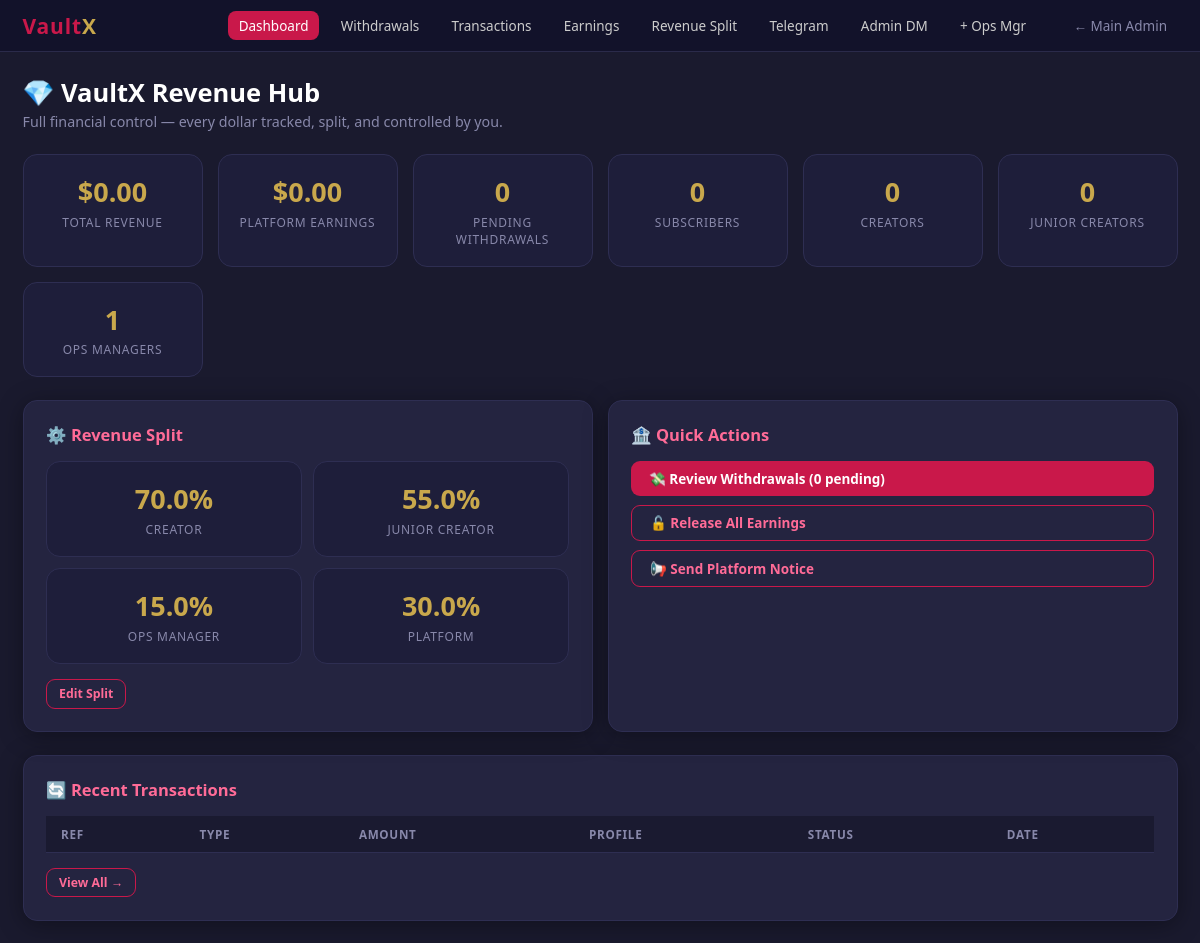
The app's page /admin/vaultx (signed in) with its own data.
### models/wallet.py (models this page shows)
class RevenueSplit(db.Model):
    __tablename__ = 'revenue_splits'
    id              = db.Column(db.Integer, primary_key=True)
    creator_pct     = db.Column(db.Float, default=70.0)   # sole verified creator share (hard cap 70)
    manager_pct     = db.Column(db.Float, default=55.0)   # creator-manager share of a manager-run account
    ops_manager_pct = db.Column(db.Float, default=15.0)   # ops manager override cut on manager-run accounts
    platform_pct    = db.Column(db.Float, default=30.0)   # platform share on sole-creator sales (informational)
    updated_at      = db.Column(db.DateTime, default=datetime.utcnow)

### routes/admin_routes.py (the view)
@admin_bp.route('/admin/vaultx', endpoint='admin_vaultx_dashboard')
@admin_required
def admin_vaultx_dashboard():
    total_revenue = db.session.query(db.func.sum(VaultTransaction.gross_amount))\
        .filter(VaultTransaction.status=='completed').scalar() or 0.0
    platform_earnings = db.session.query(db.func.sum(EarningsRecord.amount))\
        .filter(EarningsRecord.beneficiary_type=='platform').scalar() or 0.0
    pending_withdrawals = WithdrawalRequest.query.filter_by(status='pending').count()
    total_subscribers = User.query.filter_by(role='subscriber').count()
    total_creators    = User.query.filter_by(role='creator').count()
    total_managers    = User.query.filter_by(role='creator_manager').count()
    total_ops         = User.query.filter_by(role='ops_manager').count()
    recent_txs = VaultTransaction.query.order_by(VaultTransaction.created_at.desc()).limit(15).all()
    split = get_revenue_split()
    return render_template('vx_admin_dashboard.html',
        total_revenue=total_revenue,
        platform_earnings=platform_earnings,
        pending_withdrawals=pending_withdrawals,
        total_subscribers=total_subscribers,
        total_creators=total_creators,
        total_managers=total_managers,
        total_ops=total_ops,
        recent_txs=recent_txs,
        split=split
    )

### services/creator_service.py (called while the page is built)
def is_admin_override():
    return False

### services/wallet_service.py (called while the page is built)
def get_revenue_split():
    split = RevenueSplit.query.first()
    if not split:
        split = RevenueSplit()
        db.session.add(split)
        db.session.commit()
    return split

### templates/vx_admin_dashboard.html (shortened to what this page needs)
{% extends 'vx_base.html' %}
{% block navbar %}
<div class="navbar">
  <div class="brand">Vault<span>X</span></div>
  <nav>
    <a href="/admin/vaultx" class="active">Dashboard</a>
    <a href="/admin/vaultx/withdrawals">Withdrawals</a>
    <a href="/admin/vaultx/transactions">Transactions</a>
    <a href="/admin/vaultx/earnings">Earnings</a>
    <a href="/admin/vaultx/revenue-split">Revenue Split</a>
    <a href="/admin/vaultx/telegram-channels">Telegram</a>
    <a href="/admin/vaultx/send-admin-dm">Admin DM</a>
    <a href="/admin/vaultx/create-operations-manager">+ Ops Mgr</a>
    <a href="{{ url_for('admin_dashboard') }}"  style="margin-left:1rem;color:var(--muted)">← Main Admin</a>
  </nav>
</div>
{% endblock %}
{% block content %}
<div class="container">
  <div class="page-header">
    <h1>💎 VaultX Revenue Hub</h1>
    <p>Full financial control — every dollar tracked, split, and controlled by you.</p>
  </div>
  <div class="stat-grid">
    <div class="stat-card">
      <div class="val">${{"%.2f"|format(total_revenue)}}</div>
      <div class="lbl">Total Revenue</div>
    </div>
    <div class="stat-card">
      <div class="val">${{"%.2f"|format(platform_earnings)}}</div>
      <div class="lbl">Platform Earnings</div>
    </div>
    <div class="stat-card">
      <div class="val">{{pending_withdrawals}}</div>
      <div class="lbl">Pending Withdrawals</div>
    </div>
    <div class="stat-card">
      <div class="val">{{total_subscribers}}</div>
      <div class="lbl">Subscribers</div>
    </div>
    <div class="stat-card">
      <div class="val">{{total_creators}}</div>
      <div class="lbl">Creators</div>
    </div>
    <div class="stat-card">
      <div class="val">{{total_managers}}</div>
      <div class="lbl">Junior Creators</div>
    </div>
    <div class="stat-card">
      <div class="val">{{total_ops}}</div>
      <div class="lbl">Ops Managers</div>
    </div>
  </div>
  <div style="display:grid;grid-template-columns:1fr 1fr;gap:1rem;margin-bottom:1.5rem">
    <div class="card">
      <div class="card-title">⚙️ Revenue Split</div>
      <div style="display:grid;grid-template-columns:1fr 1fr;gap:.75rem">
        <div class="stat-card"><div class="val">{{split.creator_pct}}%</div><div class="lbl">Creator</div></div>
        <div class="stat-card"><div class="val">{{split.manager_pct}}%</div><div class="lbl">Junior Creator</div></div>
        <div class="stat-card"><div class="val">{{split.ops_manager_pct}}%</div><div class="lbl">Ops Manager</div></div>
        <div class="stat-card"><div class="val">{{split.platform_pct}}%</div><div class="lbl">Platform</div></div>
      </div>
      <div style="margin-top:1rem"><a href="/admin/vaultx/revenue-split" class="btn btn-outline btn-sm">Edit Split</a></div>
    </div>
    <div class="card">
      <div class="card-title">🏦 Quick Actions</div>
      <div style="display:flex;flex-direction:column;gap:.6rem">
        <a href="/admin/vaultx/withdrawals" class="btn btn-rose">💸 Review Withdrawals ({{pending_withdrawals}} pending)</a>
        <a href="/admin/vaultx/mark-available" class="btn btn-outline" onclick="return confirm('Release all pending earnings to available?')">🔓 Release All Earnings</a>
        <a href="/admin/vaultx/send-admin-dm" class="btn btn-outline">📢 Send Platform Notice</a>
      </div>
    </div>
  </div>
  <div class="card">
    <div class="card-title">🔄 Recent Transactions</div>
    <table class="table">
      <thead><tr><th>Ref</th><th>Type</th><th>Amount</th><th>Profile</th><th>Status</th><th>Date</th></tr></thead>
    </table>
    <div style="margin-top:1rem"><a href="/admin/vaultx/transactions" class="btn btn-outline btn-sm">View All →</a></div>
  </div>
</div>
{% endblock %}

### templates/vx_base.html (style rules this page uses)
:root { --rose:#C9184A;--rose-dark:#a4133c;--rose-light:#ff6b97; --blush:#fce4ec;--cream:#fff9f0; --gold:#C9A84C;--gold-light:#f0d080; --dark:#1a1a2e;--card:#242440;--muted:#8888aa; --green:#22c55e;--amber:#f59e0b;--red:#ef4444; --radius:14px;--shadow:0 4px 24px rgba(0,0,0,.35); font-size:15px; }
* { box-sizing:border-box;margin:0;padding:0 }
body { background:var(--dark);color:#e8e8f0;font-family:'Segoe UI',system-ui,sans-serif;min-height:100vh }
a { color:var(--rose-light);text-decoration:none }
.navbar { background:#12122a;border-bottom:1px solid #2a2a4a;padding:.75rem 1.5rem;display:flex;align-items:center;gap:1rem }
.navbar .brand { font-size:1.4rem;font-weight:800;color:var(--rose);letter-spacing:.04em }
.navbar .brand span { color:var(--gold) }
.navbar nav { margin-left:auto;display:flex;gap:.75rem;align-items:center }
.navbar nav a { color:#ccc;font-size:.9rem;padding:.35rem .7rem;border-radius:8px;transition:.2s }
.navbar nav a:hover,.navbar nav a.active { background:var(--rose);color:#fff }
.container { max-width:1200px;margin:0 auto;padding:1.5rem }
.card { background:var(--card);border-radius:var(--radius);padding:1.5rem;box-shadow:var(--shadow);border:1px solid #2e2e52 }
.card-title { font-size:1.1rem;font-weight:700;color:var(--rose-light);margin-bottom:1rem }
.stat-grid { display:grid;grid-template-columns:repeat(auto-fit,minmax(160px,1fr));gap:1rem;margin-bottom:1.5rem }
.stat-card { background:#1e1e3a;border:1px solid #2e2e52;border-radius:var(--radius);padding:1.2rem;text-align:center }
.stat-card .val { font-size:1.8rem;font-weight:800;color:var(--gold) }
.stat-card .lbl { font-size:.8rem;color:var(--muted);margin-top:.25rem;text-transform:uppercase;letter-spacing:.06em }
.btn { display:inline-flex;align-items:center;gap:.4rem;padding:.55rem 1.2rem;border-radius:9px;border:none;cursor:pointer;font-size:.9rem;font-weight:600;transition:.2s }
.btn-rose { background:var(--rose);color:#fff }
.btn-outline { background:transparent;color:var(--rose-light);border:1px solid var(--rose) }
.btn-sm { padding:.35rem .8rem;font-size:.82rem }
.table { width:100%;border-collapse:collapse }
.table th { background:#1a1a30;color:var(--muted);font-size:.78rem;text-transform:uppercase;letter-spacing:.06em;padding:.65rem 1rem;text-align:left;border-bottom:1px solid #2e2e52 }
.page-header { margin-bottom:1.5rem }
.page-header h1 { font-size:1.7rem;font-weight:800;color:#fff;margin-bottom:.25rem }
.page-header p { color:var(--muted);font-size:.95rem }

### records on screen
RevenueSplit: creator_pct "70.0", manager_pct "55.0", ops_manager_pct "15.0", platform_pct "30.0"

### other values on screen
{{ "%.2f"|format(total_revenue) }} "0.00"
{{ "%.2f"|format(platform_earnings) }} "0.00"
{{ pending_withdrawals }} "0"
{{ total_subscribers }} "0"
{{ total_creators }} "0"
{{ total_managers }} "0"
{{ total_ops }} "1"
